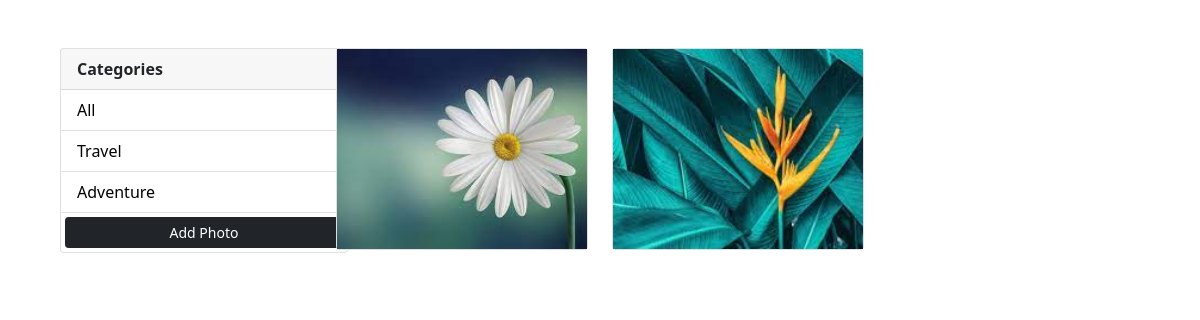
The page / on the database its author committed.
### gallery/models.py (models this page shows, shortened)
class Category(models.Model):
	name = models.CharField(max_length=100, null=False, blank=False)

class Photo(models.Model):
	category = models.ForeignKey(Category, on_delete=models.SET_NULL, null=True, blank=True)
	image = models.ImageField(null=False, blank=False)

### gallery/views.py (the view)
# urls.py: path('', views.gallery, name="gallery"),
def gallery(request):
	category = request.GET.get('category')
	print(category)
	if category == None:
		photos = Photo.objects.all()
	else:
		photos = Photo.objects.filter(category__name=category)
	categories = Category.objects.all()
	context = {'categories': categories, 'photos': photos}
	return render(request, "gallery/index.html", context)

### gallery/templates/gallery/index.html (shortened to what this page needs)
{% extends 'gallery/base.html' %}
{% block content %}
	<div class="container">
		<div class="row">
			<div class="col-md-3">
				<div class="card" style="width: 18rem;">
					<div class="card-header cardStyle">Categories</div>
					<ul class="list-group list-group-flush">
						<li class="list-group-item">
							<a href="{% url 'gallery' %}">All</a>
						</li>
						{% for category in categories %}
						<li class="list-group-item">
							<a href="{% url 'gallery' %}?category={{category.name}}">{{category.name}}</a>
						</li>
						{% endfor %}
						<a href="{% url 'add_photo' %}" class="btn btn-dark btn-block btn-sm m-1 buttonStyle">Add Photo</a>
					</ul>
				</div>
			</div>
			<div class="col-md-9">
				<div class="row stylecard">
					{% for photo in photos %}
					<div class="col-md-4 stylemargin">
						<div class="card">
							<a href="{{photo.image.url}}" data-lightbox="photos">
								<img class="thumbnail" src="{{photo.image.url}}" alt="">
							</a>
						</div>
					</div>
					{% empty %}
					<h3>No Photos....</h3>
					{% endfor %}
				</div>
			</div>
		</div>
	</div>
{% endblock %}

### static/css/style.css (style rules this page uses)
* { padding: 0; margin: 0; box-sizing: border-box; }
body { overflow: hidden; }
img { width: 100%; }
.thumbnail { height: 200px; object-fit: cover; }
a { color: #000; text-decoration: none; }
li { padding: 0 !important; background: linear-gradient(to right, #f7f7f7 50%, white 50%); background-position: right bottom; background-size: 200% 100%; cursor: pointer; transition: all .5s ease-out; }
li a { padding: .5rem 1rem; display: block; }
.cardStyle { font-weight: 600; }

### rows shown on the page
Category: name "Travel"
Category: name "Adventure"
Photo: image (picture)
Photo: image (picture)
